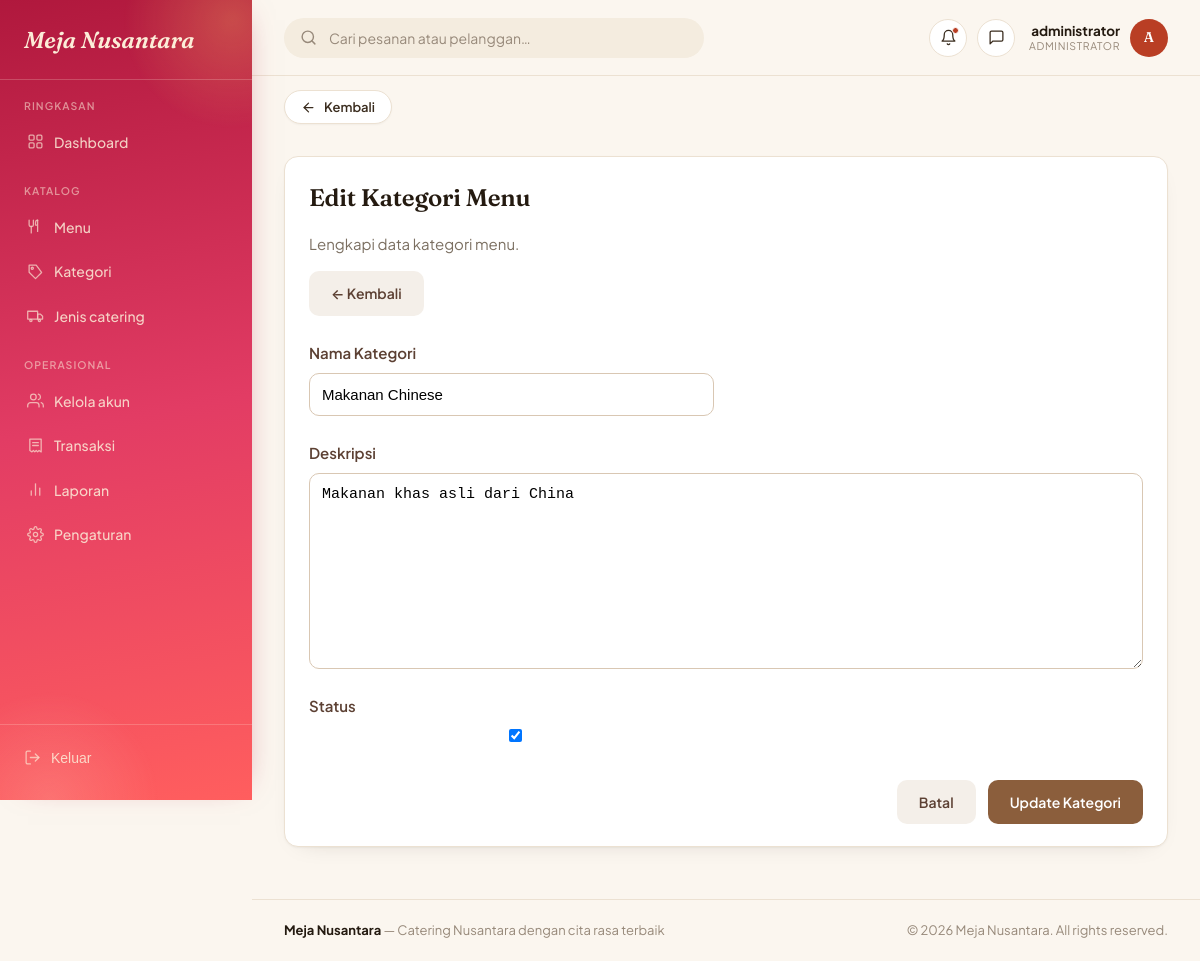
The app's page /admin-panel/kategori/4/edit/ (signed in) with its own data.
### administrator/models.py (models this page shows, shortened)
class User(AbstractUser):
    class Role(models.TextChoices):
        ADMINISTRATOR = 'administrator', 'Administrator'
        petugas = 'petugas', 'petugas'
        PELANGGAN = 'pelanggan', 'Pelanggan'
    role = models.CharField(max_length=20, choices=Role.choices, default=Role.PELANGGAN)
    is_approved = models.BooleanField(
        default=False,
        help_text="Khusus role pelanggan. True jika registrasi sudah disetujui petugas."
    )
    approved_by = models.ForeignKey(
        'self', on_delete=models.SET_NULL, null=True, blank=True,
        related_name='approved_users', limit_choices_to={'role': 'petugas'}
    )
    approved_at = models.DateTimeField(null=True, blank=True)
    no_telepon = models.CharField(max_length=20, blank=True)
    alamat = models.TextField(blank=True)

class KategoriMenu(models.Model):
    nama = models.CharField(max_length=100, unique=True)
    deskripsi = models.TextField(blank=True)
    is_active = models.BooleanField(default=True)
    class Meta:
        verbose_name_plural = "Kategori Menu"

### administrator/views.py (the view)
# urls.py: path('kategori/<int:pk>/edit/', views.kategori_form, name='kategori_edit'),
@role_required('administrator')
def kategori_form(request, pk=None):
    instance = get_object_or_404(KategoriMenu, pk=pk) if pk else None
    if request.method == 'POST':
        form = KategoriMenuForm(request.POST, instance=instance)
        if form.is_valid():
            form.save()
            messages.success(request, 'Kategori berhasil disimpan.')
            return redirect('administrator:kategori_list')
    else:
        form = KategoriMenuForm(instance=instance)
    return render(request, 'administrator/kategori_form.html', {'form': form})

### administrator/forms.py
class KategoriMenuForm(forms.ModelForm):
    class Meta:
        model = KategoriMenu
        fields = ['nama', 'deskripsi', 'is_active']

### templates/administrator/kategori_form.html (shortened to what this page needs)
{% extends 'base.html' %}
{% load static %}
{% block topbar_role %}
Administrator
{% endblock %}
{% block content %}
<div class="panel">
<div class="section-header">
<div>
<h2>
{% if form.instance.pk %}
Edit Kategori Menu
{% else %}
Tambah Kategori Menu
{% endif %}
</h2>
<p style="color:#7b6f61;">
Lengkapi data kategori menu.
</p>
</div>
<a href="{% url 'administrator:kategori_list' %}" class="btn btn-ghost">
← Kembali
</a>
</div>
<form method="POST">
<div class="form-grid">
<div class="form-group">
<label>
Nama Kategori
</label>
{{ form.nama }}
</div>
<div class="form-group full-width">
<label>
Deskripsi
</label>
{{ form.deskripsi }}
</div>
<div class="form-group">
<label>
Status
</label>
{{ form.is_active }}
</div>
</div>
<div style="
display:flex;
justify-content:flex-end;
gap:12px;
margin-top:35px;
">
<a href="{% url 'administrator:kategori_list' %}"
class="btn btn-ghost">
Batal
</a>
<button
type="submit"
class="btn btn-primary">
{% if form.instance.pk %}
Update Kategori
{% else %}
Simpan Kategori
{% endif %}
</button>
</div>
</form>
</div>
{% endblock %}

### templates/base.html (shortened to what this page needs)
{% load static %}
<!DOCTYPE html>
<html lang="id">
<head>
<link rel="stylesheet" href="{% static 'css/main.css' %}">
</head>
<body>
<div class="app-shell">
  <aside class="sidebar">
    <div class="brand">
        <div class="brand-mark">Meja Nusantara</div>
</div>
{% if request.user.role == "administrator" %}
    {% include "administrator/sidebar.html" %}
{% elif request.user.role == "petugas" %}
    {% include "petugas/sidebar.html" %}
{% elif request.user.role == "pelanggan" %}
    {% include "pelanggan/sidebar.html" %}
{% endif %}
    <div class="sidebar-bottom">
        <form method="post" action="{% url 'pelanggan:logout' %}"
              onsubmit="return confirm('Yakin mau keluar?');">
            <button type="submit"
                    class="nav-link"
                    style="width:100%;background:none;border:none;text-align:left;cursor:pointer;">
                <svg viewBox="0 0 24 24" fill="none" stroke="currentColor"
                     stroke-width="1.8" stroke-linecap="round" stroke-linejoin="round">
                    <path d="M9 21H5a2 2 0 0 1-2-2V5a2 2 0 0 1 2-2h4"/>
                    <polyline points="16 17 21 12 16 7"/>
                    <line x1="21" y1="12" x2="9" y2="12"/>
                </svg>
                Keluar
            </button>
        </form>
    </div>
</aside>
  <div class="main-col">
    <header class="topbar">
      <div class="topbar-search">
        <svg viewBox="0 0 24 24" fill="none" stroke="currentColor" stroke-width="2" stroke-linecap="round" stroke-linejoin="round"><circle cx="11" cy="11" r="8"/><line x1="21" y1="21" x2="16.65" y2="16.65"/></svg>
        <input type="text" placeholder="Cari pesanan atau pelanggan…">
      </div>
      <div class="topbar-actions">
        <button type="button" class="icon-btn" aria-label="Notifikasi">
          <svg viewBox="0 0 24 24" fill="none" stroke="currentColor" stroke-width="1.8" stroke-linecap="round" stroke-linejoin="round"><path d="M18 8a6 6 0 1 0-12 0c0 7-3 9-3 9h18s-3-2-3-9"/><path d="M13.73 21a2 2 0 0 1-3.46 0"/></svg>
          <span class="dot"></span>
        </button>
        <button type="button" class="icon-btn" aria-label="Pesan">
          <svg viewBox="0 0 24 24" fill="none" stroke="currentColor" stroke-width="1.8" stroke-linecap="round" stroke-linejoin="round"><path d="M21 15a2 2 0 0 1-2 2H7l-4 4V5a2 2 0 0 1 2-2h14a2 2 0 0 1 2 2z"/></svg>
        </button>
        <div class="topbar-user">
          <div class="topbar-user-text">
            <div class="topbar-user-name">{{ request.user.username }}</div>
            <div class="topbar-user-role">{% block topbar_role %}Panel{% endblock %}</div>
          </div>
          <div class="avatar">{{ request.user.username|slice:":1"|upper }}</div>
        </div>
      </div>
    </header>
    {% if request.resolver_match.url_name != "dashboard" %}
    <div class="back-bar">
      <button type="button" class="back-btn" onclick="history.back()">
        <svg viewBox="0 0 24 24" fill="none" stroke="currentColor" stroke-width="2" stroke-linecap="round" stroke-linejoin="round"><line x1="19" y1="12" x2="5" y2="12"></line><polyline points="12 19 5 12 12 5"></polyline></svg>
        Kembali
      </button>
    </div>
    {% endif %}
    <main class="content">
      {% block content %}{% endblock %}
    </main>
    <footer class="footer">
      <div>
        <strong>Meja Nusantara</strong>
        <span> — Catering Nusantara dengan cita rasa terbaik</span>
      </div>
      <div>
        © {% now "Y" %} Meja Nusantara. All rights reserved.
      </div>
    </footer>
  </div>
</div>
</body>
</html>

### templates/administrator/kategori_form.html (style rules this page uses)
.form-grid { display:grid; grid-template-columns:repeat(2,1fr); gap:25px; margin-top:25px; }
.full-width { grid-column:1/3; }
.form-group { display:flex; flex-direction:column; }
.form-group label { font-weight:600; margin-bottom:8px; color:#5c4033; }
.form-group input, .form-group textarea, .form-group select { padding:12px; border:1px solid #d9c7b3; border-radius:10px; font-size:15px; background:#fff; }
.form-group textarea { min-height:120px; resize:vertical; }
.btn { padding:11px 22px; border:none; border-radius:10px; font-weight:600; text-decoration:none; cursor:pointer; transition:.3s; }
.btn-primary { background:#8B5E3C; color:white; }
.btn-ghost { background:#F4EFE9; color:#5c4033; }

### records on screen
User: user.username "administrator", user.username "A"
KategoriMenu: nama "Makanan Chinese", deskripsi "Makanan khas asli dari China", is_active "☑"
